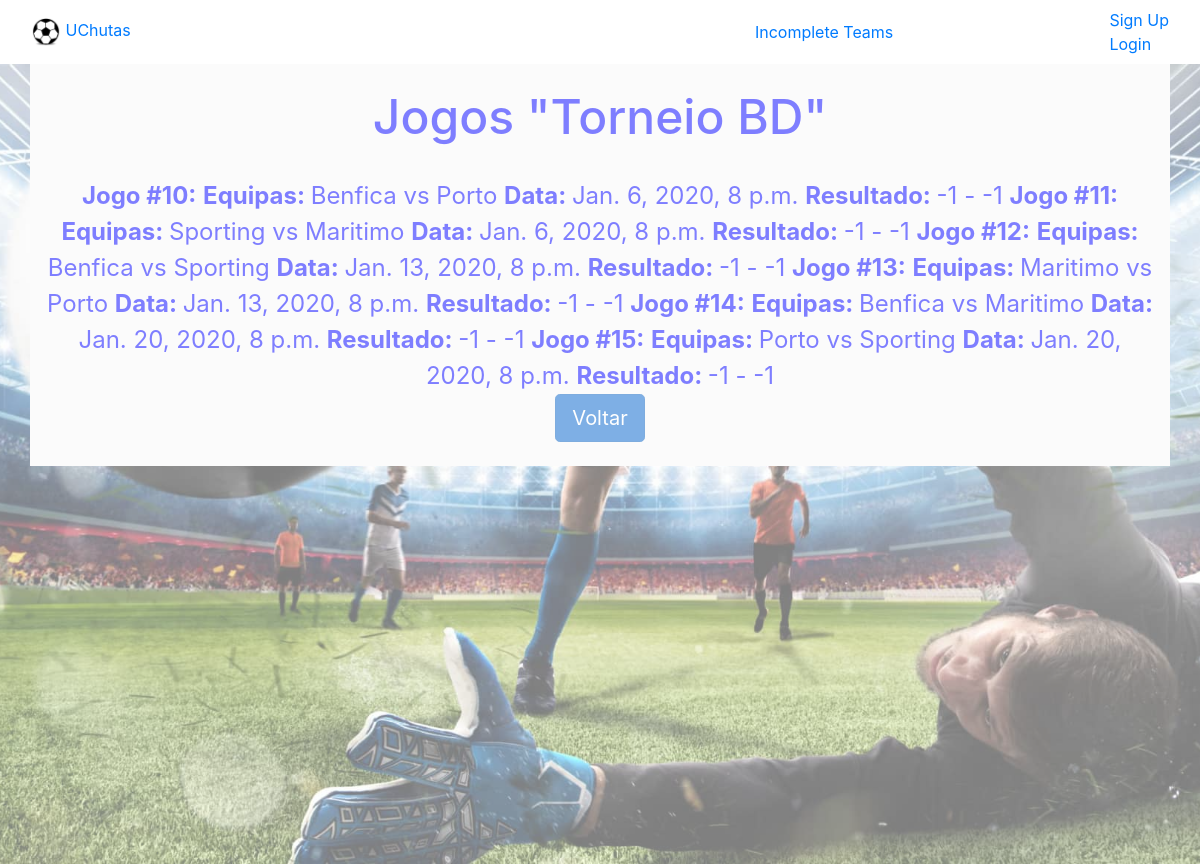
The app's page /resJogos/3 with its own data.
### bd/models.py (models this page shows, shortened)
class Torneio(models.Model):
    nome = models.CharField(max_length=20, blank=False)
    dataInicio = models.DateField(blank=False)
    diasJogo = models.TextField(blank=True)
    horarioInicio = models.TimeField(blank=True)
    gestor = models.ForeignKey(Profile, blank=False, on_delete=models.CASCADE)
    estado = models.IntegerField(default='0') #0:inscricoes abertas ; 1:a decorrer ; 2:terminado

class Jogo(models.Model):
    equipaAGolos = models.IntegerField(default= -1)
    equipaBGolos = models.IntegerField(default= -1)
    equipa1 = models.ForeignKey(Equipa, blank=False, on_delete=models.CASCADE, related_name= 'jogos')
    equipa2 = models.ForeignKey(Equipa, blank=False, on_delete=models.CASCADE, related_name= 'equipa2' )
    torneio = models.ForeignKey(Torneio, blank=False, on_delete=models.CASCADE)
    campo = models.ForeignKey(Campo, blank=False, on_delete=models.CASCADE)
    date = models.DateTimeField()

class Equipa(models.Model):
    nome = models.CharField(max_length=20, blank=False, primary_key=True)
    numTotalJogadores = models.IntegerField(default='0')
    emtorneio = models.BooleanField()
    DefesasTatica = models.IntegerField(blank=False,default='0')
    MediosTatica = models.IntegerField(blank=False,default='0')
    AvancadosTatica = models.IntegerField(blank=False,default='0')
    numGuardaRedes = models.IntegerField(default='0')
    numGuardaRedesSuplentes = models.IntegerField(default='0')
    numDefesas = models.IntegerField(default='0')
    numMedios = models.IntegerField(default='0')
    numAvancados = models.IntegerField(default='0')
    numDefesasSuplentes = models.IntegerField(default='0')
    numMediosSuplentes = models.IntegerField(default='0')
    numAvancadosSuplentes = models.IntegerField(default='0')
    torneio = models.ForeignKey(Torneio, blank=False, on_delete=models.CASCADE)
    pontos = models.IntegerField(blank=False, default='0')
    vitorias = models.IntegerField(blank=False, default='0')
    empates = models.IntegerField(blank=False, default='0')
    derrotas = models.IntegerField(blank=False, default='0')
    golosMarcados = models.IntegerField(blank=False, default='0')
    golosSofridos = models.IntegerField(blank=False, default='0')

### bd/views.py (the view)
# urls.py: path('resJogos/<int:pk>', views.resultadosJogos, name='bd-infoRes'),
def resultadosJogos(request, pk):
    tournament = Torneio.objects.get(pk=pk)
    jogos = Jogo.objects.filter(torneio=tournament)
    args = {'jogos': jogos, 'torneio': tournament}
    return render(request, 'infoRes.html', args)

### bd/templates/infoRes.html (shortened to what this page needs)
{% extends 'base.html' %}
{% block content %}
    <div class="container" style="background: #f8f8f8" align="center">
        <font color="blue">
            <br>
            <h2><font size="25">Jogos "{{ torneio.nome }}" </font></h2>
            <br>
            <font size="5">
                {% for jogo in jogos %}
                    <a><b>Jogo #{{ jogo.id }}:</b></a>
                    <a><b>Equipas: </b>{{ jogo.equipa1.nome }} vs {{ jogo.equipa2.nome }}</a>
                    <a><b>Data: </b>{{ jogo.date }}</a>
                    <a><b>Resultado: </b>{{ jogo.equipaAGolos }} - {{ jogo.equipaBGolos }}</a>
                {% endfor %}
            <br>
                <a href={% url 'bd-infotour' torneio.pk user.pk %} class="btn btn-primary btn-lg active" role="button" aria-pressed="true">Voltar</a>
            <br>
            </font>
            <br>
        </font>
    </div>
{% endblock %}

### bd/static/css/style.css (style rules this page uses)
body, html { height: 100%; }

### records on screen
Torneio: nome "Torneio BD"
Jogo: id "10", equipa1.nome "Benfica", equipa2.nome "Porto", date "Jan. 6, 2020, 8 p.m.", equipaAGolos "-1", equipaBGolos "-1"
Jogo: id "11", equipa1.nome "Sporting", equipa2.nome "Maritimo", date "Jan. 6, 2020, 8 p.m.", equipaAGolos "-1", equipaBGolos "-1"
Jogo: id "12", equipa1.nome "Benfica", equipa2.nome "Sporting", date "Jan. 13, 2020, 8 p.m.", equipaAGolos "-1", equipaBGolos "-1"
Jogo: id "13", equipa1.nome "Maritimo", equipa2.nome "Porto", date "Jan. 13, 2020, 8 p.m.", equipaAGolos "-1", equipaBGolos "-1"
Jogo: id "14", equipa1.nome "Benfica", equipa2.nome "Maritimo", date "Jan. 20, 2020, 8 p.m.", equipaAGolos "-1", equipaBGolos "-1"
Jogo: id "15", equipa1.nome "Porto", equipa2.nome "Sporting", date "Jan. 20, 2020, 8 p.m.", equipaAGolos "-1", equipaBGolos "-1"
